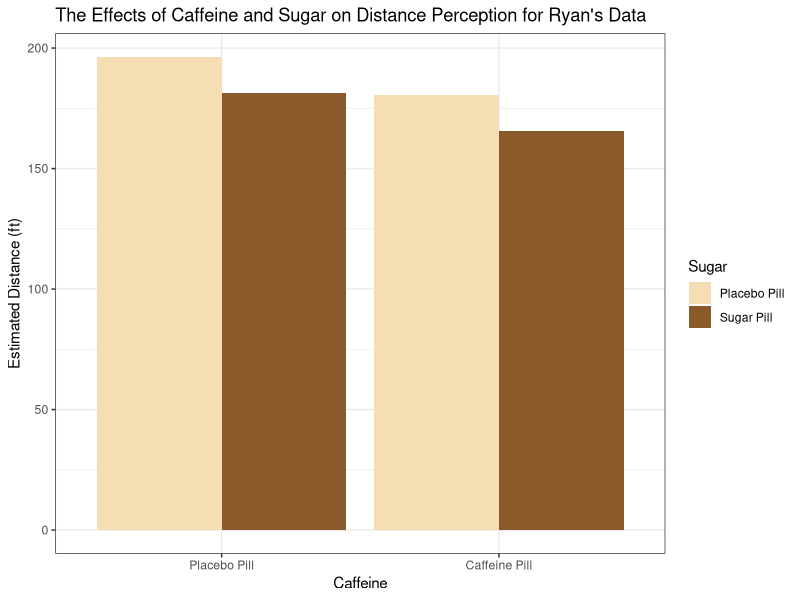
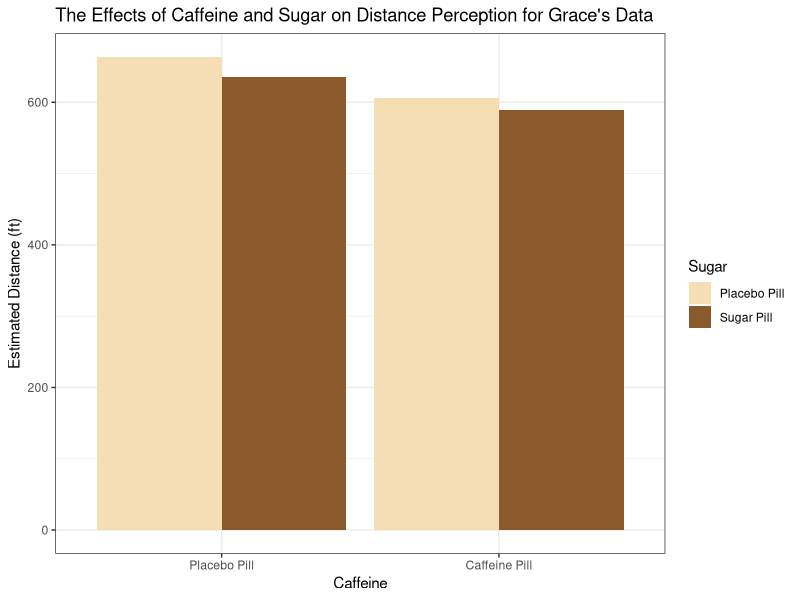
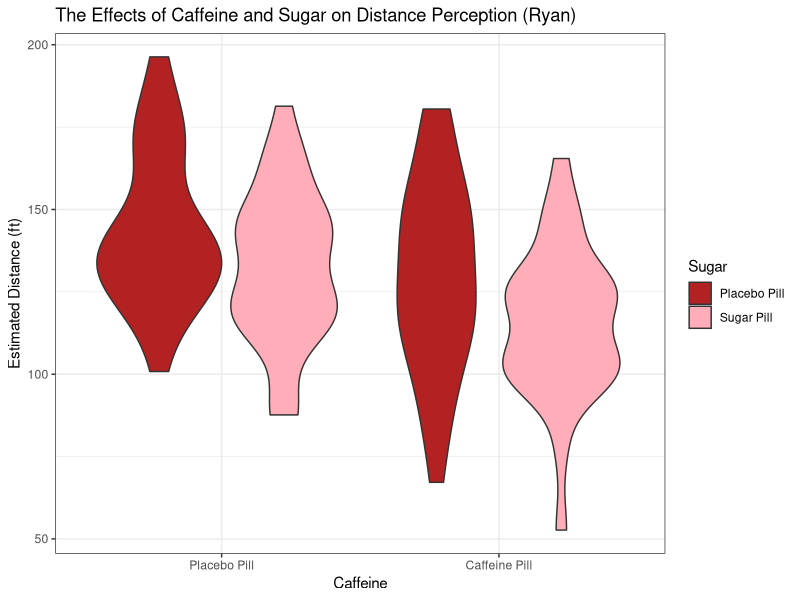
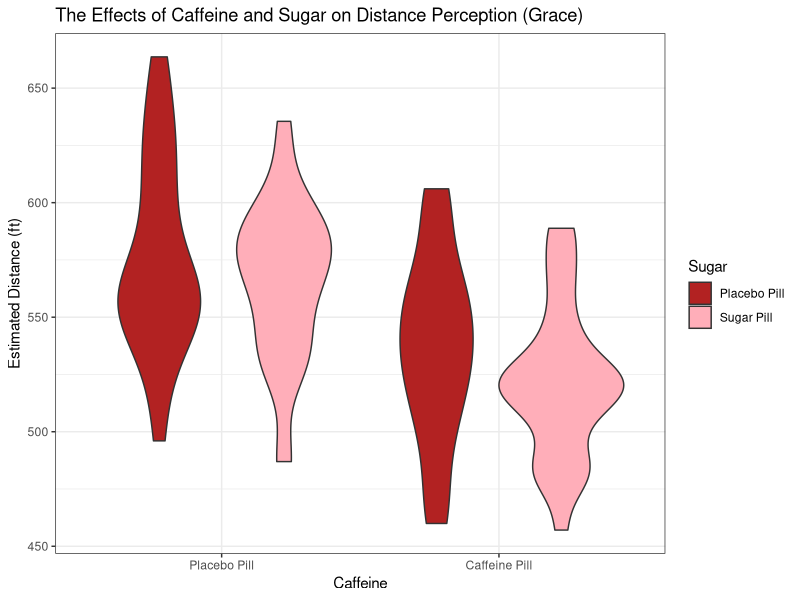

Reproduce these figures in R, in order.
## ---- chunk 1
knitr::opts_chunk$set(echo = TRUE)
## ---- chunk 2
library(tidyr)
library(tidyverse)
library(dplyr)
## ---- chunk 3

#creating the participants variable, upon which all other values are contingent

participant <- c(1:120)

#create dataframe, and add new variables

backpack_data <- data.frame(participant)

backpack_data <- backpack_data %>%
  mutate(sugar = case_when(participant <= 60 ~ "0",
                           participant > 60 ~ "1"),
         caffeine = case_when(participant > 30 & participant <= 60 ~ "1",
                              participant > 90 & participant <= 120 ~ "1",
                              .default = "0"),
         Distance_Est = c(rnorm(n = 30, mean = 150, sd = 25),
                                             rnorm(n = 30, mean = 130, sd = 25),
                                             rnorm(n = 30, mean = 140, sd = 25),
                                             rnorm(n = 30, mean = 120, sd = 25)))

library(haven)

write_sav(backpack_data, "backpack_data.sav")
## ---- chunk 4
#creating the participants variable, upon which all other values are contingent

participant <- c(1:120)

#create dataframe, and add new variables

backpack_data_grace <- data.frame(participant)

backpack_data_grace <- backpack_data_grace %>%
  mutate(sugar = case_when(participant <= 60 ~ "0",
                           participant > 60 ~ "1"),
         caffeine = case_when(participant > 30 & participant <= 60 ~ "1",
                              participant > 90 & participant <= 120 ~ "1",
                              .default = "0"),
         Distance_Est = c(rnorm(n = 30, mean = 568, sd = 45),
                                             rnorm(n = 30, mean = 528, sd = 45),
                                             rnorm(n = 30, mean = 568, sd = 45),
                                             rnorm(n = 30, mean = 528, sd = 45)))

library(haven)

write_sav(backpack_data_grace, "backpack_dataGrace.sav")
## ---- chunk 5
 
#run anova

library(readr)
library(multcompView)

ANOVA <- aov(Distance_Est ~ sugar*caffeine, data = backpack_data)
summary(ANOVA)

ANOVA_grace <- aov(Distance_Est ~ sugar*caffeine, data = backpack_data_grace)
summary(ANOVA_grace)

## ---- chunk 6

#calculate error bars

standard_error <- function(x) {
  se <- sd(x) / sqrt(length(x))
  return(se)
}

#descriptives

backpack_data %>%
  group_by(sugar, caffeine) %>%
  summarise(mean_groups = mean(Distance_Est),
            sd_groups = sd(Distance_Est),
            se_groups = standard_error(Distance_Est)) %>%
  ungroup()

backpack_data_grace %>%
  group_by(sugar, caffeine) %>%
  summarise(mean_groups = mean(Distance_Est),
            sd_groups = sd(Distance_Est),
            se_groups = standard_error(Distance_Est)) %>%
  ungroup()

#visualize my data as a bar plot

ggplot(backpack_data, aes(x = caffeine, y = Distance_Est, fill = sugar)) +
  geom_col(position = "dodge") + 
  labs(title = "The Effects of Caffeine and Sugar on Distance Perception for Ryan's Data", x = "Caffeine", y = "Estimated Distance (ft)", fill = "Sugar") + 
  theme_bw() +
  scale_fill_manual(labels = c("Placebo Pill", "Sugar Pill"), values = c("wheat", "tan4" )) + 
  scale_x_discrete("Caffeine", labels = c("Placebo Pill", "Caffeine Pill"))

#visualize Grace's data as a bar plot

ggplot(backpack_data_grace, aes(x = caffeine, y = Distance_Est, fill = sugar)) +
  geom_col(position = "dodge") + 
  labs(title = "The Effects of Caffeine and Sugar on Distance Perception for Grace's Data", x = "Caffeine", y = "Estimated Distance (ft)", fill = "Sugar") + 
  theme_bw() +
  scale_fill_manual(labels = c("Placebo Pill", "Sugar Pill"), values = c("wheat", "tan4" )) + 
  scale_x_discrete("Caffeine", labels = c("Placebo Pill", "Caffeine Pill"))

#visualize another way for me

ggplot(backpack_data, aes(x = caffeine, y = Distance_Est, fill = sugar)) + 
  geom_violin() + 
  labs(title = "The Effects of Caffeine and Sugar on Distance Perception (Ryan)", x  = "Caffeine", y = "Estimated Distance (ft)", fill = "Sugar") +
  theme_bw() +
  scale_fill_manual(labels = c("Placebo Pill", "Sugar Pill"), values = c("firebrick", "lightpink1")) +
  scale_x_discrete("Caffeine", labels = c("Placebo Pill", "Caffeine Pill"))

#visualize as violin for Grace

ggplot(backpack_data_grace, aes(x = caffeine, y = Distance_Est, fill = sugar)) + 
  geom_violin() + 
  labs(title = "The Effects of Caffeine and Sugar on Distance Perception (Grace)", x  = "Caffeine", y = "Estimated Distance (ft)", fill = "Sugar") +
  theme_bw() +
  scale_fill_manual(labels = c("Placebo Pill", "Sugar Pill"), values = c("firebrick", "lightpink1")) +
  scale_x_discrete("Caffeine", labels = c("Placebo Pill", "Caffeine Pill"))
